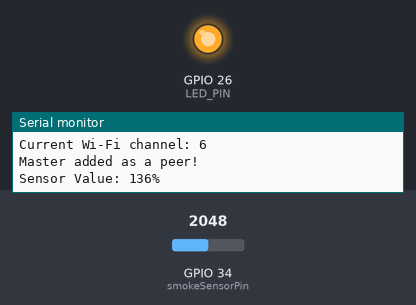
Simulated run of this program. Board: ESP32. Parts: output pins drawn as LEDs (lit = HIGH), the last lines printed to the serial monitor. The test bench sets the inputs (shaded band); at power-on: GPIO 34 (smokeSensorPin) = 2048. A WiFi scan finds three made-up networks.

Above: at 3.2 s.
3.3 s: GPIO 34 (smokeSensorPin) set to 1556
7.6 s: GPIO 34 (smokeSensorPin) set to 1452
At 8.6 s:
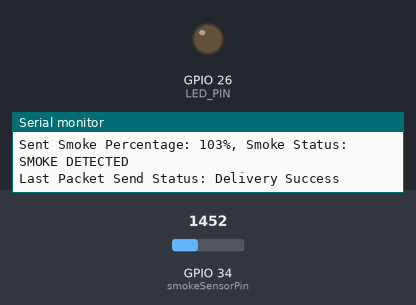
11.9 s: GPIO 34 (smokeSensorPin) set to 1540
At 12.3 s:
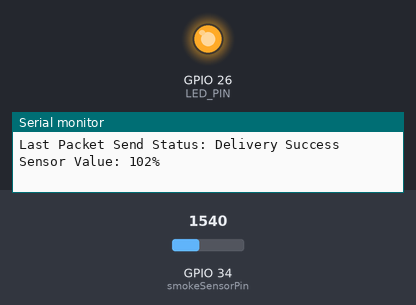
Timing chart, 0 to 22.2 s (numbered marks = the images above; inputs shaded):
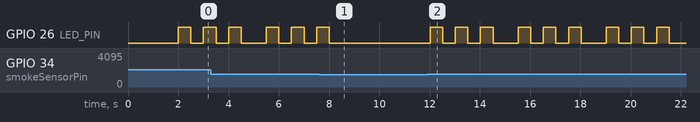

The program:

main.cpp
```cpp
#include <WiFi.h>
#include <esp_now.h>
#include <esp_wifi.h>

// Definitions
#define smokeSensorPin 34   // ESP32 analog pin, use an appropriate ADC-capable pin
#define LED_PIN 26           // Connect an LED to GPIO2 (built-in LED on most ESP32 boards)
#define maxSensorValue 1500 // Maximum ADC value for ESP32 (12-bit ADC)
#define BASELINE_SAMPLE_COUNT 100 // Number of samples to calculate baseline
#define THRESHOLD_OFFSET 50       // Offset above baseline for loud sound detection

int baselineLevel = 0; // Stores the calculated baseline noise level

// Structure for ESP-NOW data
typedef struct struct_message {
  int smokePercentage;
  char smokeStatus[20];
  bool blinkLED;  // Flag to trigger LED blinking
} struct_message;

struct_message myData;

// Master's MAC Address (Replace with actual MAC)
uint8_t masterMAC[] = {0x10, 0x06, 0x1c, 0xb5, 0x3e, 0x84}; // Replace with master MAC

// Wi-Fi Network SSID
const char* wifi_network_ssid = "ESP32_WS";  // Wi-Fi network SSID
const char* wifi_network_password = "helloesp32WS"; // Wi-Fi network password

// Get Wi-Fi channel for the specified SSID
int32_t get_wifi_channel(const char* ssid) {
  int n = WiFi.scanNetworks();
  for (int i = 0; i < n; ++i) {
    if (String(ssid) == WiFi.SSID(i)) {
      return WiFi.channel(i);
    }
  }
  return 0;
}

// Set Wi-Fi channel for ESP32
void scan_and_set_wifi_channel() {
  Serial.printf("\nScanning for SSID: %s\n", wifi_network_ssid);
  int slave_channel = get_wifi_channel(wifi_network_ssid);

  if (slave_channel == 0) {
    Serial.println("SSID not found!");
  } else {
    Serial.printf("SSID found. Channel: %d\n", slave_channel);

    if (WiFi.channel() != slave_channel) {
      esp_wifi_set_promiscuous(true);
      esp_wifi_set_channel(slave_channel, WIFI_SECOND_CHAN_NONE);
      esp_wifi_set_promiscuous(false);
    }
  }
  Serial.printf("Current Wi-Fi channel: %d\n", WiFi.channel());
}

// Callback for send status
void OnDataSent(const uint8_t *mac, esp_now_send_status_t status) {
  Serial.print("Last Packet Send Status: ");
  Serial.println(status == ESP_NOW_SEND_SUCCESS ? "Delivery Success" : "Delivery Fail");
}

// Initialize ESP-NOW
void initESPNow() {
  if (esp_now_init() != ESP_OK) {
    Serial.println("Error initializing ESP-NOW");
    return;
  }

  // Set the MAC address of the master device
  esp_now_peer_info_t peerInfo;
  memset(&peerInfo, 0, sizeof(peerInfo));
  memcpy(peerInfo.peer_addr, masterMAC, 6);
  peerInfo.channel = 0;
  peerInfo.encrypt = false;

  if (esp_now_add_peer(&peerInfo) != ESP_OK) {
    Serial.println("Failed to add master as a peer");
    return;
  }
  Serial.println("Master added as a peer!");
}

// Send data to master
void sendDataToMaster() {
  esp_err_t result = esp_now_send(masterMAC, (uint8_t *)&myData, sizeof(myData));
  if (result == ESP_OK) {
    Serial.println("Data sent successfully!");
  } else {
    Serial.println("Error sending data");
  }

  Serial.print("Sent Smoke Percentage: ");
  Serial.print(myData.smokePercentage);
  Serial.print("%, Smoke Status: ");
  Serial.println(myData.smokeStatus);
}

void blinkLED(int pin, int times) {
  for (int i = 0; i < times; i++) {
    digitalWrite(pin, HIGH);  // Turn on LED
    delay(500);               // Wait for half a second
    digitalWrite(pin, LOW);   // Turn off LED
    delay(500);               // Wait for half a second
  }
}

void setup() {
  Serial.begin(115200);

  // Setup sensor and LED pins
  pinMode(smokeSensorPin, INPUT);
  pinMode(LED_PIN, OUTPUT);

  // Setup WiFi (required for ESP-NOW)
  WiFi.mode(WIFI_STA);
  WiFi.setSleep(WIFI_PS_NONE);
  WiFi.channel(1);  // Set initial channel

  // Set Wi-Fi channel based on the master's Wi-Fi network
  scan_and_set_wifi_channel();

  // Initialize ESP-NOW
  initESPNow();

  // Register ESP-NOW send callback
  esp_now_register_send_cb(OnDataSent);
}

void loop() {
  // Read the analog value from the smoke sensor
  int sensorValue = analogRead(smokeSensorPin);
  int smokePercentage = (sensorValue * 100) / maxSensorValue;

  // Print the sensor value to the Serial Monitor
  Serial.print("Sensor Value: ");
  Serial.print(smokePercentage);
  Serial.println("%");

  // Check if the sensor value indicates smoke presence
  if (smokePercentage >= 100) {
    strcpy(myData.smokeStatus, "SMOKE DETECTED");
    myData.blinkLED = true; // Signal to blink LEDs on all sensors
    blinkLED(LED_PIN, 3); // Blink LED on smoke sensor itself
  } else {
    strcpy(myData.smokeStatus, "NO SMOKE");
    myData.blinkLED = false; // Stop blinking LEDs
  }

  // Populate the structure with smoke percentage and status
  myData.smokePercentage = smokePercentage;

  // Send data to master
  sendDataToMaster();

  // Delay for readability
  delay(500);
}
```

Measured:
- the behaviour switches between 1500 and 1499 on GPIO 34 (smokeSensorPin) (found by bisection; images 0 and 1)
- after the input at 7.6 s, GPIO 26 (LED_PIN): goes on until 8.0 s, then stays LOW
- after the input at 11.9 s, GPIO 26 (LED_PIN): LOW → HIGH after 0.12 s, then repeats every 3.5 s: 2 × (LOW 0.50 s, HIGH 0.50 s), LOW 1.0 s, HIGH 0.50 s
